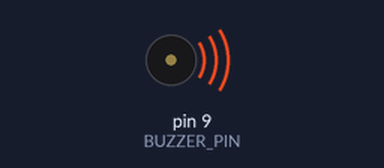
A sketch run on a simulated Arduino Uno, built with avr-gcc and run on an emulated ATmega328P. On the bench: buzzer (waves = sounding). At 5.1 s the program stops and its outputs stay as they are.

Above: at 0.15 s.
At 4.8 s:
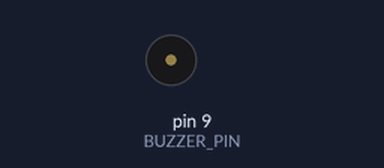
Timing chart, 0 to 6.3 s (numbered marks = the images above):
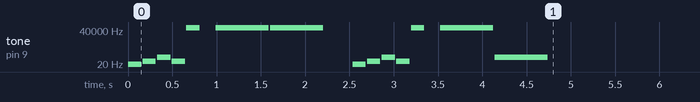

The sketch:

Part_11_Piezo_Buzzer.ino
```cpp
/******************************************************************************
 *
 *	Filename:		Part_11_Piezo_Buzzer.ino
 *
 *	Description:	Use a piezo buzzer to play a song.
 *
 *	New Hardware:	Piezo buzzer
 *
 *****************************************************************************/

#include "notes.h"					// frequencies for all the notes

#define BUZZER_PIN		9			// pin with buzzer attached
#define SONG_LENGTH		18			// how many notes to play
#define SONG_TEMPO		150			// how fast to play the song

// notes to the song (a 0 represents a rest)
// our song is: cdfda ag cdfdg gf
char notes[SONG_LENGTH] =
{
	NOTE_C4,
	NOTE_D4,
	NOTE_F4,
	NOTE_D4,
	NOTE_A4,
	0,
	NOTE_A4,
	NOTE_G4,
	0,
	NOTE_C4,
	NOTE_D4,
	NOTE_F4,
	NOTE_D4,
	NOTE_G4,
	0,
	NOTE_G4,
	NOTE_F4,
	0
};

// how many beats to hold each note
int beats[SONG_LENGTH] = {1,1,1,1,1,1,4,4,2,1,1,1,1,1,1,4,4,2};

// This function runs once, when the code starts.
void setup()
{
	pinMode(BUZZER_PIN, OUTPUT);		// Make the buzzer's pin an output.
}

// This function runs repeatedly forever.
void loop()
{
	int i;				// counter
	int duration;		// length of the song [milliseconds]

	// For each note/beat in the song...
	for (i = 0; i < SONG_LENGTH; i++)
	{
		// Calculate the length of note/rest in ms.
		duration = beats[i] * SONG_TEMPO;

		// If there's a note to play...
		if (notes[i] != 0)
		{
			// Play the note.
			tone(BUZZER_PIN, notes[i], duration);
		}

		// Wait for the note/rest to finish.
		delay(duration);

		// Pause briefly between notes.
		delay(SONG_TEMPO / 10);
	}

	// Wait here forever.
	while(true);
}
```

notes.h
```cpp
#define NOTE_B0		31
#define NOTE_C1		33
#define NOTE_CS1	35
#define NOTE_D1		37
#define NOTE_DS1	39
#define NOTE_E1		41
#define NOTE_F1		44
#define NOTE_FS1	46
#define NOTE_G1		49
#define NOTE_GS1	52
#define NOTE_A1		55
#define NOTE_AS1	58
#define NOTE_B1		62
#define NOTE_C2		65
#define NOTE_CS2	69
#define NOTE_D2		73
#define NOTE_DS2	78
#define NOTE_E2		82
#define NOTE_F2		87
#define NOTE_FS2	93
#define NOTE_G2		98
#define NOTE_GS2	104
#define NOTE_A2		110
#define NOTE_AS2	117
#define NOTE_B2		123
#define NOTE_C3		131
#define NOTE_CS3	139
#define NOTE_D3		147
#define NOTE_DS3	156
#define NOTE_E3		165
#define NOTE_F3		175
#define NOTE_FS3	185
#define NOTE_G3		196
#define NOTE_GS3	208
#define NOTE_A3		220
#define NOTE_AS3	233
#define NOTE_B3		247
#define NOTE_C4		262
#define NOTE_CS4	277
#define NOTE_D4		294
#define NOTE_DS4	311
#define NOTE_E4		330
#define NOTE_F4		349
#define NOTE_FS4	370
#define NOTE_G4		392
#define NOTE_GS4	415
#define NOTE_A4		440
#define NOTE_AS4	466
#define NOTE_B4		494
#define NOTE_C5		523
#define NOTE_CS5	554
#define NOTE_D5		587
#define NOTE_DS5	622
#define NOTE_E5		659
#define NOTE_F5		698
#define NOTE_FS5	740
#define NOTE_G5		784
#define NOTE_GS5	831
#define NOTE_A5		880
#define NOTE_AS5	932
#define NOTE_B5		988
#define NOTE_C6		1047
#define NOTE_CS6	1109
#define NOTE_D6		1175
#define NOTE_DS6	1245
#define NOTE_E6		1319
#define NOTE_F6		1397
#define NOTE_FS6	1480
#define NOTE_G6		1568
#define NOTE_GS6	1661
#define NOTE_A6		1760
#define NOTE_AS6	1865
#define NOTE_B6		1976
#define NOTE_C7		2093
#define NOTE_CS7	2217
#define NOTE_D7		2349
#define NOTE_DS7	2489
#define NOTE_E7		2637
#define NOTE_F7		2794
#define NOTE_FS7	2960
#define NOTE_G7		3136
#define NOTE_GS7	3322
#define NOTE_A7		3520
#define NOTE_AS7	3729
#define NOTE_B7		3951
#define NOTE_C8		4186
#define NOTE_CS8	4435
#define NOTE_D8		4699
#define NOTE_DS8	4978
```

Measured:
- by itself, tone on pin 9 (BUZZER_PIN): plays 6 Hz for 0.15 s, 38 Hz for 0.15 s, 93 Hz for 0.15 s, 38 Hz for 0.15 s, 65464 Hz for 0.15 s, 65464 Hz for 0.60 s … (14 notes in this stretch)
